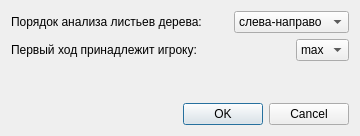
<?xml version="1.0" encoding="UTF-8"?>
<ui version="4.0">
 <class>alpha_beta_pruning_algorithm</class>
 <widget class="QDialog" name="alpha_beta_pruning_algorithm">
  <property name="geometry">
   <rect>
    <x>0</x>
    <y>0</y>
    <width>360</width>
    <height>136</height>
   </rect>
  </property>
  <property name="windowTitle">
   <string>Dialog</string>
  </property>
  <layout class="QVBoxLayout" name="verticalLayout">
   <item>
    <layout class="QHBoxLayout" name="horizontalLayout_2">
     <item>
      <widget class="QLabel" name="label">
       <property name="text">
        <string>Порядок анализа листьев дерева:</string>
       </property>
      </widget>
     </item>
     <item>
      <spacer name="horizontalSpacer_2">
       <property name="orientation">
        <enum>Qt::Horizontal</enum>
       </property>
       <property name="sizeHint" stdset="0">
        <size>
         <width>40</width>
         <height>20</height>
        </size>
       </property>
      </spacer>
     </item>
     <item>
      <widget class="QComboBox" name="comboBox">
       <item>
        <property name="text">
         <string>слева-направо</string>
        </property>
       </item>
       <item>
        <property name="text">
         <string>справа-налево</string>
        </property>
       </item>
      </widget>
     </item>
    </layout>
   </item>
   <item>
    <layout class="QHBoxLayout" name="horizontalLayout">
     <item>
      <widget class="QLabel" name="label_2">
       <property name="text">
        <string>Первый ход принадлежит игроку:</string>
       </property>
      </widget>
     </item>
     <item>
      <spacer name="horizontalSpacer">
       <property name="orientation">
        <enum>Qt::Horizontal</enum>
       </property>
       <property name="sizeHint" stdset="0">
        <size>
         <width>40</width>
         <height>20</height>
        </size>
       </property>
      </spacer>
     </item>
     <item>
      <widget class="QComboBox" name="comboBox_2">
       <item>
        <property name="text">
         <string>max</string>
        </property>
       </item>
       <item>
        <property name="text">
         <string>min</string>
        </property>
       </item>
      </widget>
     </item>
    </layout>
   </item>
   <item>
    <spacer name="verticalSpacer">
     <property name="orientation">
      <enum>Qt::Vertical</enum>
     </property>
     <property name="sizeHint" stdset="0">
      <size>
       <width>20</width>
       <height>40</height>
      </size>
     </property>
    </spacer>
   </item>
   <item>
    <widget class="QDialogButtonBox" name="buttonBox">
     <property name="orientation">
      <enum>Qt::Horizontal</enum>
     </property>
     <property name="standardButtons">
      <set>QDialogButtonBox::Cancel|QDialogButtonBox::Ok</set>
     </property>
    </widget>
   </item>
  </layout>
 </widget>
 <resources/>
 <connections>
  <connection>
   <sender>buttonBox</sender>
   <signal>accepted()</signal>
   <receiver>alpha_beta_pruning_algorithm</receiver>
   <slot>accept()</slot>
   <hints>
    <hint type="sourcelabel">
     <x>248</x>
     <y>254</y>
    </hint>
    <hint type="destinationlabel">
     <x>157</x>
     <y>274</y>
    </hint>
   </hints>
  </connection>
  <connection>
   <sender>buttonBox</sender>
   <signal>rejected()</signal>
   <receiver>alpha_beta_pruning_algorithm</receiver>
   <slot>reject()</slot>
   <hints>
    <hint type="sourcelabel">
     <x>316</x>
     <y>260</y>
    </hint>
    <hint type="destinationlabel">
     <x>286</x>
     <y>274</y>
    </hint>
   </hints>
  </connection>
 </connections>
</ui>
